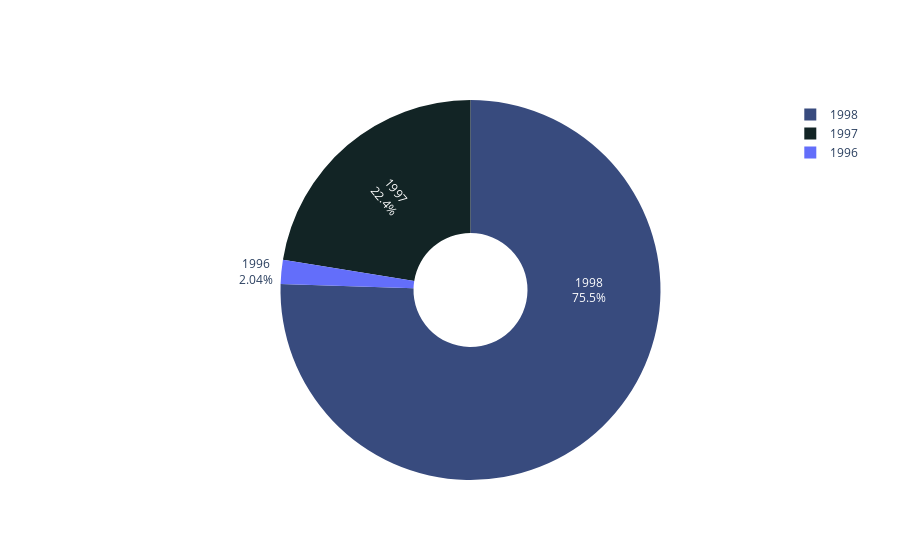

This figure's notebook cell:
### Markdown cell above
# Slide 2 - Birth Year

### Code cell
labels = ['1998', '1997', '1996']
values = [37,11, 1]
colors = ['rgb(56, 75, 126)', 'rgb(18, 36, 37)', 'rbg(2, 25, 100)']
fig = go.Figure(data=[go.Pie(labels=labels, values=values, textinfo='label+percent',
                             insidetextorientation='radial', marker_colors=colors, hole=.3
                            )])
iplot(fig)

### Figure 1 — Plotly figure (JSON) as saved in the notebook; plotly's stock layout.template omitted (floating-point values rounded to 4 significant figures)
{"data": [{"hole": 0.3, "insidetextorientation": "radial", "labels": ["1998", "1997", "1996"], "marker": {"colors": ["rgb(56, 75, 126)", "rgb(18, 36, 37)", "rbg(2, 25, 100)"]}, "textinfo": "label+percent", "type": "pie", "values": [37, 11, 1]}], "layout": {}}
